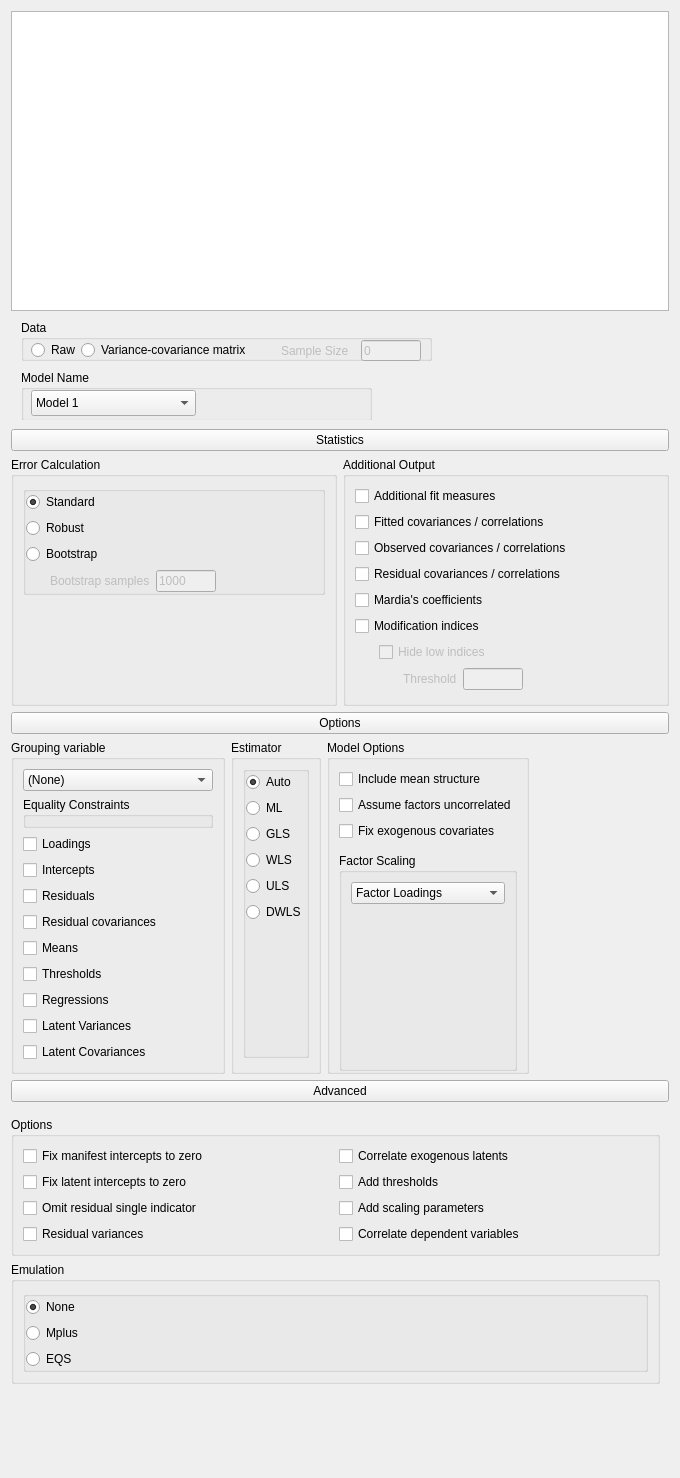
<?xml version="1.0" encoding="UTF-8"?>
<ui version="4.0">
 <class>SEMSimpleForm</class>
 <widget class="QWidget" name="SEMSimpleForm">
  <property name="geometry">
   <rect>
    <x>0</x>
    <y>0</y>
    <width>680</width>
    <height>1478</height>
   </rect>
  </property>
  <property name="sizePolicy">
   <sizepolicy hsizetype="Fixed" vsizetype="Preferred">
    <horstretch>0</horstretch>
    <verstretch>0</verstretch>
   </sizepolicy>
  </property>
  <property name="minimumSize">
   <size>
    <width>500</width>
    <height>0</height>
   </size>
  </property>
  <property name="windowTitle">
   <string>Form</string>
  </property>
  <layout class="QGridLayout" name="gridLayout_23">
   <property name="verticalSpacing">
    <number>0</number>
   </property>
   <item row="3" column="0">
    <widget class="QWidget" name="widget_9" native="true">
     <property name="sizePolicy">
      <sizepolicy hsizetype="Preferred" vsizetype="Preferred">
       <horstretch>0</horstretch>
       <verstretch>0</verstretch>
      </sizepolicy>
     </property>
     <layout class="QGridLayout" name="gridLayout_18">
      <property name="leftMargin">
       <number>0</number>
      </property>
      <property name="topMargin">
       <number>3</number>
      </property>
      <property name="rightMargin">
       <number>0</number>
      </property>
      <property name="bottomMargin">
       <number>3</number>
      </property>
      <item row="0" column="0">
       <widget class="ExpanderButton" name="pushButton_2">
        <property name="sizePolicy">
         <sizepolicy hsizetype="Expanding" vsizetype="Fixed">
          <horstretch>0</horstretch>
          <verstretch>0</verstretch>
         </sizepolicy>
        </property>
        <property name="text">
         <string>Options</string>
        </property>
       </widget>
      </item>
      <item row="1" column="0">
       <widget class="QWidget" name="containerOptions" native="true">
        <property name="sizePolicy">
         <sizepolicy hsizetype="Fixed" vsizetype="Fixed">
          <horstretch>0</horstretch>
          <verstretch>0</verstretch>
         </sizepolicy>
        </property>
        <layout class="QGridLayout" name="gridLayout_12">
         <property name="leftMargin">
          <number>0</number>
         </property>
         <property name="topMargin">
          <number>0</number>
         </property>
         <property name="rightMargin">
          <number>0</number>
         </property>
         <property name="bottomMargin">
          <number>0</number>
         </property>
         <item row="0" column="2">
          <widget class="GroupBox" name="groupBox_5">
           <property name="title">
            <string>Model Options</string>
           </property>
           <layout class="QGridLayout" name="gridLayout_16">
            <property name="bottomMargin">
             <number>0</number>
            </property>
            <item row="3" column="0">
             <widget class="QWidget" name="widget_13" native="true">
              <property name="maximumSize">
               <size>
                <width>16777215</width>
                <height>4</height>
               </size>
              </property>
             </widget>
            </item>
            <item row="4" column="0">
             <widget class="GroupBox" name="groupBox_6">
              <property name="title">
               <string>Factor Scaling</string>
              </property>
              <layout class="QGridLayout" name="gridLayout_15">
               <property name="bottomMargin">
                <number>13</number>
               </property>
               <item row="0" column="0">
                <widget class="BoundComboBox" name="factorStandardisation">
                 <item>
                  <property name="text">
                   <string>Factor Loadings</string>
                  </property>
                 </item>
                 <item>
                  <property name="text">
                   <string>Residual Variance</string>
                  </property>
                 </item>
                 <item>
                  <property name="text">
                   <string>None</string>
                  </property>
                 </item>
                </widget>
               </item>
               <item row="1" column="0">
                <spacer name="verticalSpacer_3">
                 <property name="orientation">
                  <enum>Qt::Vertical</enum>
                 </property>
                 <property name="sizeHint" stdset="0">
                  <size>
                   <width>20</width>
                   <height>40</height>
                  </size>
                 </property>
                </spacer>
               </item>
              </layout>
             </widget>
            </item>
            <item row="2" column="0">
             <widget class="BoundCheckBox" name="fixExogenousCovariates">
              <property name="text">
               <string>Fix exogenous covariates</string>
              </property>
             </widget>
            </item>
            <item row="1" column="0">
             <widget class="BoundCheckBox" name="assumeFactorsUncorrelated">
              <property name="text">
               <string>Assume factors uncorrelated</string>
              </property>
             </widget>
            </item>
            <item row="0" column="0">
             <widget class="BoundCheckBox" name="includeMeanStructure">
              <property name="text">
               <string>Include mean structure</string>
              </property>
             </widget>
            </item>
           </layout>
          </widget>
         </item>
         <item row="0" column="0">
          <widget class="GroupBox" name="groupBox_7">
           <property name="title">
            <string>Grouping variable</string>
           </property>
           <layout class="QGridLayout" name="gridLayout_17">
            <item row="7" column="0">
             <widget class="BoundCheckBox" name="eq_thresholds">
              <property name="enabled">
               <bool>true</bool>
              </property>
              <property name="text">
               <string>Thresholds</string>
              </property>
             </widget>
            </item>
            <item row="0" column="0">
             <widget class="BoundComboBox" name="groupingVariable">
              <property name="enabled">
               <bool>true</bool>
              </property>
              <property name="minimumSize">
               <size>
                <width>190</width>
                <height>0</height>
               </size>
              </property>
              <item>
               <property name="text">
                <string>(None)</string>
               </property>
              </item>
             </widget>
            </item>
            <item row="1" column="0">
             <widget class="QGroupBox" name="groupBox_8">
              <property name="title">
               <string>Equality Constraints</string>
              </property>
             </widget>
            </item>
            <item row="16" column="0">
             <widget class="BoundCheckBox" name="eq_lvcovariances">
              <property name="enabled">
               <bool>true</bool>
              </property>
              <property name="text">
               <string>Latent Covariances</string>
              </property>
             </widget>
            </item>
            <item row="2" column="0">
             <widget class="BoundCheckBox" name="eq_loadings">
              <property name="enabled">
               <bool>true</bool>
              </property>
              <property name="text">
               <string>Loadings</string>
              </property>
             </widget>
            </item>
            <item row="11" column="0">
             <widget class="BoundCheckBox" name="eq_regressions">
              <property name="enabled">
               <bool>true</bool>
              </property>
              <property name="text">
               <string>Regressions</string>
              </property>
             </widget>
            </item>
            <item row="3" column="0">
             <widget class="BoundCheckBox" name="eq_intercepts">
              <property name="enabled">
               <bool>true</bool>
              </property>
              <property name="text">
               <string>Intercepts</string>
              </property>
             </widget>
            </item>
            <item row="6" column="0">
             <widget class="BoundCheckBox" name="eq_means">
              <property name="enabled">
               <bool>true</bool>
              </property>
              <property name="text">
               <string>Means</string>
              </property>
             </widget>
            </item>
            <item row="14" column="0">
             <widget class="BoundCheckBox" name="eq_variances">
              <property name="enabled">
               <bool>true</bool>
              </property>
              <property name="text">
               <string>Latent Variances</string>
              </property>
             </widget>
            </item>
            <item row="4" column="0">
             <widget class="BoundCheckBox" name="eq_residuals">
              <property name="enabled">
               <bool>true</bool>
              </property>
              <property name="text">
               <string>Residuals</string>
              </property>
             </widget>
            </item>
            <item row="5" column="0">
             <widget class="BoundCheckBox" name="eq_residualcovariances">
              <property name="enabled">
               <bool>true</bool>
              </property>
              <property name="text">
               <string>Residual covariances</string>
              </property>
             </widget>
            </item>
           </layout>
          </widget>
         </item>
         <item row="0" column="1">
          <widget class="GroupBox" name="groupBox_3">
           <property name="title">
            <string>Estimator</string>
           </property>
           <layout class="QGridLayout" name="gridLayout_11">
            <property name="topMargin">
             <number>6</number>
            </property>
            <property name="bottomMargin">
             <number>13</number>
            </property>
            <item row="0" column="0">
             <widget class="BoundGroupBox" name="estimator">
              <layout class="QGridLayout" name="gridLayout_10">
               <property name="leftMargin">
                <number>0</number>
               </property>
               <property name="topMargin">
                <number>0</number>
               </property>
               <property name="rightMargin">
                <number>0</number>
               </property>
               <property name="bottomMargin">
                <number>0</number>
               </property>
               <item row="2" column="0">
                <widget class="QRadioButton" name="_3GLS">
                 <property name="text">
                  <string>GLS</string>
                 </property>
                </widget>
               </item>
               <item row="3" column="0">
                <widget class="QRadioButton" name="_4WLS">
                 <property name="text">
                  <string>WLS</string>
                 </property>
                </widget>
               </item>
               <item row="5" column="0">
                <widget class="QRadioButton" name="_6DWLS">
                 <property name="text">
                  <string>DWLS</string>
                 </property>
                </widget>
               </item>
               <item row="1" column="0">
                <widget class="QRadioButton" name="_2ML">
                 <property name="text">
                  <string>ML</string>
                 </property>
                </widget>
               </item>
               <item row="0" column="0">
                <widget class="QRadioButton" name="_1automatic">
                 <property name="text">
                  <string>Auto</string>
                 </property>
                 <property name="checked">
                  <bool>true</bool>
                 </property>
                </widget>
               </item>
               <item row="4" column="0">
                <widget class="QRadioButton" name="_5ULS">
                 <property name="text">
                  <string>ULS</string>
                 </property>
                </widget>
               </item>
               <item row="6" column="0">
                <spacer name="verticalSpacer_2">
                 <property name="orientation">
                  <enum>Qt::Vertical</enum>
                 </property>
                 <property name="sizeHint" stdset="0">
                  <size>
                   <width>20</width>
                   <height>40</height>
                  </size>
                 </property>
                </spacer>
               </item>
              </layout>
             </widget>
            </item>
           </layout>
          </widget>
         </item>
        </layout>
       </widget>
      </item>
     </layout>
    </widget>
   </item>
   <item row="5" column="0">
    <spacer name="verticalSpacer_4">
     <property name="orientation">
      <enum>Qt::Vertical</enum>
     </property>
     <property name="sizeHint" stdset="0">
      <size>
       <width>20</width>
       <height>40</height>
      </size>
     </property>
    </spacer>
   </item>
   <item row="2" column="0">
    <widget class="QWidget" name="widget_2" native="true">
     <layout class="QGridLayout" name="gridLayout_9">
      <property name="leftMargin">
       <number>0</number>
      </property>
      <property name="rightMargin">
       <number>0</number>
      </property>
      <property name="bottomMargin">
       <number>3</number>
      </property>
      <item row="1" column="0">
       <widget class="QWidget" name="containerStatistics" native="true">
        <layout class="QGridLayout" name="gridLayout_8">
         <property name="leftMargin">
          <number>0</number>
         </property>
         <property name="topMargin">
          <number>0</number>
         </property>
         <property name="rightMargin">
          <number>0</number>
         </property>
         <property name="bottomMargin">
          <number>0</number>
         </property>
         <item row="0" column="1" rowspan="2">
          <widget class="GroupBox" name="groupBox_2">
           <property name="title">
            <string>Additional Output</string>
           </property>
           <layout class="QGridLayout" name="gridLayout_7">
            <property name="bottomMargin">
             <number>13</number>
            </property>
            <item row="8" column="0">
             <widget class="QWidget" name="widget_6" native="true">
              <layout class="QGridLayout" name="gridLayout_6">
               <property name="leftMargin">
                <number>0</number>
               </property>
               <property name="topMargin">
                <number>0</number>
               </property>
               <property name="rightMargin">
                <number>0</number>
               </property>
               <property name="bottomMargin">
                <number>0</number>
               </property>
               <item row="1" column="0">
                <widget class="QWidget" name="containerHideLowIndices" native="true">
                 <property name="enabled">
                  <bool>false</bool>
                 </property>
                 <layout class="QGridLayout" name="gridLayout_5">
                  <property name="leftMargin">
                   <number>24</number>
                  </property>
                  <property name="topMargin">
                   <number>0</number>
                  </property>
                  <property name="rightMargin">
                   <number>0</number>
                  </property>
                  <property name="bottomMargin">
                   <number>0</number>
                  </property>
                  <item row="0" column="0">
                   <widget class="BoundCheckBox" name="outputModificationIndicesHideLowIndices">
                    <property name="text">
                     <string>Hide low indices</string>
                    </property>
                   </widget>
                  </item>
                  <item row="1" column="0">
                   <widget class="QWidget" name="containerThreshold" native="true">
                    <property name="enabled">
                     <bool>false</bool>
                    </property>
                    <layout class="QGridLayout" name="gridLayout_4">
                     <property name="leftMargin">
                      <number>24</number>
                     </property>
                     <property name="topMargin">
                      <number>0</number>
                     </property>
                     <property name="rightMargin">
                      <number>0</number>
                     </property>
                     <property name="bottomMargin">
                      <number>0</number>
                     </property>
                     <item row="0" column="1">
                      <widget class="BoundTextBox" name="outputModificationIndicesHideLowIndicesThreshold">
                       <property name="maximumSize">
                        <size>
                         <width>60</width>
                         <height>16777215</height>
                        </size>
                       </property>
                      </widget>
                     </item>
                     <item row="0" column="0">
                      <widget class="QLabel" name="label_2">
                       <property name="text">
                        <string>Threshold</string>
                       </property>
                      </widget>
                     </item>
                     <item row="0" column="2">
                      <spacer name="horizontalSpacer_2">
                       <property name="orientation">
                        <enum>Qt::Horizontal</enum>
                       </property>
                       <property name="sizeHint" stdset="0">
                        <size>
                         <width>0</width>
                         <height>0</height>
                        </size>
                       </property>
                      </spacer>
                     </item>
                    </layout>
                   </widget>
                  </item>
                 </layout>
                </widget>
               </item>
              </layout>
             </widget>
            </item>
            <item row="4" column="0">
             <widget class="BoundCheckBox" name="outputResidualCovarianceCorrelations">
              <property name="text">
               <string>Residual covariances / correlations</string>
              </property>
             </widget>
            </item>
            <item row="1" column="0">
             <widget class="BoundCheckBox" name="outputAdditionalFitMeasures">
              <property name="text">
               <string>Additional fit measures</string>
              </property>
             </widget>
            </item>
            <item row="3" column="0">
             <widget class="BoundCheckBox" name="outputObservedCovarianceCorrelations">
              <property name="text">
               <string>Observed covariances / correlations</string>
              </property>
             </widget>
            </item>
            <item row="6" column="0">
             <widget class="BoundCheckBox" name="outputModificationIndices">
              <property name="text">
               <string>Modification indices</string>
              </property>
             </widget>
            </item>
            <item row="5" column="0">
             <widget class="BoundCheckBox" name="outputMardiasCoefficients">
              <property name="text">
               <string>Mardia's coefficients</string>
              </property>
             </widget>
            </item>
            <item row="2" column="0">
             <widget class="BoundCheckBox" name="outputFittedCovarianceCorrelations">
              <property name="text">
               <string>Fitted covariances / correlations</string>
              </property>
             </widget>
            </item>
           </layout>
          </widget>
         </item>
         <item row="0" column="0" rowspan="2">
          <widget class="GroupBox" name="groupBox">
           <property name="title">
            <string>Error Calculation</string>
           </property>
           <layout class="QGridLayout" name="gridLayout">
            <item row="0" column="0">
             <widget class="BoundGroupBox" name="errorCalculation">
              <layout class="QGridLayout" name="gridLayout_2">
               <property name="leftMargin">
                <number>0</number>
               </property>
               <property name="topMargin">
                <number>0</number>
               </property>
               <property name="rightMargin">
                <number>0</number>
               </property>
               <property name="bottomMargin">
                <number>0</number>
               </property>
               <item row="0" column="0">
                <widget class="QRadioButton" name="_1standard">
                 <property name="text">
                  <string>Standard</string>
                 </property>
                 <property name="checked">
                  <bool>true</bool>
                 </property>
                </widget>
               </item>
               <item row="1" column="0">
                <widget class="QRadioButton" name="_2robust">
                 <property name="text">
                  <string>Robust</string>
                 </property>
                </widget>
               </item>
               <item row="2" column="0">
                <widget class="QRadioButton" name="_3bootstrap">
                 <property name="text">
                  <string>Bootstrap</string>
                 </property>
                </widget>
               </item>
               <item row="3" column="0">
                <widget class="QWidget" name="containerBootstrapSamples" native="true">
                 <property name="enabled">
                  <bool>false</bool>
                 </property>
                 <layout class="QGridLayout" name="gridLayout_3">
                  <property name="leftMargin">
                   <number>24</number>
                  </property>
                  <property name="topMargin">
                   <number>0</number>
                  </property>
                  <property name="bottomMargin">
                   <number>0</number>
                  </property>
                  <item row="0" column="0">
                   <widget class="QLabel" name="label">
                    <property name="text">
                     <string>Bootstrap samples</string>
                    </property>
                   </widget>
                  </item>
                  <item row="0" column="1">
                   <widget class="BoundTextBox" name="errorCalculationBootstrapSamples">
                    <property name="maximumSize">
                     <size>
                      <width>60</width>
                      <height>16777215</height>
                     </size>
                    </property>
                    <property name="text">
                     <string>1000</string>
                    </property>
                   </widget>
                  </item>
                  <item row="0" column="2">
                   <spacer name="horizontalSpacer">
                    <property name="orientation">
                     <enum>Qt::Horizontal</enum>
                    </property>
                    <property name="sizeHint" stdset="0">
                     <size>
                      <width>0</width>
                      <height>20</height>
                     </size>
                    </property>
                   </spacer>
                  </item>
                 </layout>
                </widget>
               </item>
              </layout>
             </widget>
            </item>
            <item row="1" column="0">
             <spacer name="verticalSpacer">
              <property name="orientation">
               <enum>Qt::Vertical</enum>
              </property>
              <property name="sizeHint" stdset="0">
               <size>
                <width>20</width>
                <height>40</height>
               </size>
              </property>
             </spacer>
            </item>
           </layout>
          </widget>
         </item>
        </layout>
       </widget>
      </item>
      <item row="0" column="0">
       <widget class="ExpanderButton" name="pushButton">
        <property name="text">
         <string>Statistics</string>
        </property>
       </widget>
      </item>
     </layout>
    </widget>
   </item>
   <item row="0" column="0">
    <widget class="QWidget" name="topWidget" native="true">
     <layout class="QGridLayout" name="gridLayout_20">
      <property name="leftMargin">
       <number>0</number>
      </property>
      <property name="topMargin">
       <number>0</number>
      </property>
      <property name="rightMargin">
       <number>0</number>
      </property>
      <item row="0" column="0">
       <widget class="BoundTextEdit" name="model">
        <property name="minimumSize">
         <size>
          <width>0</width>
          <height>300</height>
         </size>
        </property>
       </widget>
      </item>
     </layout>
    </widget>
   </item>
   <item row="4" column="0">
    <widget class="QWidget" name="widget_3" native="true">
     <layout class="QGridLayout" name="gridLayout_22">
      <property name="leftMargin">
       <number>0</number>
      </property>
      <property name="topMargin">
       <number>3</number>
      </property>
      <property name="rightMargin">
       <number>0</number>
      </property>
      <property name="bottomMargin">
       <number>3</number>
      </property>
      <item row="0" column="0">
       <widget class="ExpanderButton" name="pushButton_3">
        <property name="sizePolicy">
         <sizepolicy hsizetype="Expanding" vsizetype="Fixed">
          <horstretch>0</horstretch>
          <verstretch>0</verstretch>
         </sizepolicy>
        </property>
        <property name="text">
         <string>Advanced</string>
        </property>
       </widget>
      </item>
      <item row="1" column="0">
       <widget class="QWidget" name="containerAdvanced" native="true">
        <layout class="QGridLayout" name="gridLayout_21">
         <property name="leftMargin">
          <number>0</number>
         </property>
         <property name="bottomMargin">
          <number>0</number>
         </property>
         <item row="0" column="0">
          <widget class="GroupBox" name="groupBox_16">
           <property name="title">
            <string>Options</string>
           </property>
           <layout class="QGridLayout" name="gridLayout_19">
            <item row="0" column="0">
             <widget class="BoundCheckBox" name="fixManifestInterceptsToZero">
              <property name="text">
               <string>Fix manifest intercepts to zero</string>
              </property>
             </widget>
            </item>
            <item row="0" column="1">
             <widget class="BoundCheckBox" name="correlateExogenousLatents">
              <property name="text">
               <string>Correlate exogenous latents</string>
              </property>
             </widget>
            </item>
            <item row="1" column="0">
             <widget class="BoundCheckBox" name="fixLatentInterceptsToZero">
              <property name="text">
               <string>Fix latent intercepts to zero</string>
              </property>
             </widget>
            </item>
            <item row="1" column="1">
             <widget class="BoundCheckBox" name="addThresholds">
              <property name="text">
               <string>Add thresholds</string>
              </property>
             </widget>
            </item>
            <item row="2" column="0">
             <widget class="BoundCheckBox" name="omitResidualSingleIndicator">
              <property name="text">
               <string>Omit residual single indicator</string>
              </property>
             </widget>
            </item>
            <item row="2" column="1">
             <widget class="BoundCheckBox" name="addScalingParameters">
              <property name="text">
               <string>Add scaling parameters</string>
              </property>
             </widget>
            </item>
            <item row="3" column="0">
             <widget class="BoundCheckBox" name="residualVariances">
              <property name="text">
               <string>Residual variances</string>
              </property>
             </widget>
            </item>
            <item row="3" column="1">
             <widget class="BoundCheckBox" name="correlateDependentVariables">
              <property name="text">
               <string>Correlate dependent variables</string>
              </property>
             </widget>
            </item>
           </layout>
          </widget>
         </item>
         <item row="1" column="0">
          <widget class="GroupBox" name="groupBox_4">
           <property name="title">
            <string>Emulation</string>
           </property>
           <layout class="QGridLayout" name="gridLayout_13">
            <item row="0" column="0">
             <widget class="BoundGroupBox" name="emulation">
              <layout class="QGridLayout" name="gridLayout_14">
               <property name="leftMargin">
                <number>0</number>
               </property>
               <property name="topMargin">
                <number>0</number>
               </property>
               <property name="rightMargin">
                <number>0</number>
               </property>
               <property name="bottomMargin">
                <number>0</number>
               </property>
               <item row="0" column="0">
                <widget class="QRadioButton" name="_1none">
                 <property name="text">
                  <string>None</string>
                 </property>
                 <property name="checked">
                  <bool>true</bool>
                 </property>
                </widget>
               </item>
               <item row="2" column="0">
                <widget class="QRadioButton" name="_3EQS">
                 <property name="text">
                  <string>EQS</string>
                 </property>
                </widget>
               </item>
               <item row="1" column="0">
                <widget class="QRadioButton" name="_2Mplus">
                 <property name="text">
                  <string>Mplus</string>
                 </property>
                </widget>
               </item>
              </layout>
             </widget>
            </item>
           </layout>
          </widget>
         </item>
        </layout>
       </widget>
      </item>
     </layout>
    </widget>
   </item>
   <item row="1" column="0">
    <widget class="QWidget" name="DataContainer" native="true">
     <property name="minimumSize">
      <size>
       <width>0</width>
       <height>100</height>
      </size>
     </property>
     <widget class="BoundGroupBox" name="Data">
      <property name="geometry">
       <rect>
        <x>10</x>
        <y>0</y>
        <width>411</width>
        <height>41</height>
       </rect>
      </property>
      <property name="title">
       <string>Data</string>
      </property>
      <widget class="QRadioButton" name="Raw">
       <property name="geometry">
        <rect>
         <x>10</x>
         <y>20</y>
         <width>100</width>
         <height>20</height>
        </rect>
       </property>
       <property name="text">
        <string>Raw</string>
       </property>
      </widget>
      <widget class="QRadioButton" name="VarCov">
       <property name="geometry">
        <rect>
         <x>60</x>
         <y>20</y>
         <width>201</width>
         <height>20</height>
        </rect>
       </property>
       <property name="text">
        <string>Variance-covariance matrix</string>
       </property>
      </widget>
      <widget class="BoundTextBox" name="SampleSize">
       <property name="enabled">
        <bool>false</bool>
       </property>
       <property name="geometry">
        <rect>
         <x>340</x>
         <y>20</y>
         <width>60</width>
         <height>21</height>
        </rect>
       </property>
       <property name="maximumSize">
        <size>
         <width>60</width>
         <height>16777215</height>
        </size>
       </property>
       <property name="text">
        <string>0</string>
       </property>
      </widget>
      <widget class="QLabel" name="SampleText">
       <property name="enabled">
        <bool>false</bool>
       </property>
       <property name="geometry">
        <rect>
         <x>260</x>
         <y>20</y>
         <width>113</width>
         <height>21</height>
        </rect>
       </property>
       <property name="text">
        <string>Sample Size</string>
       </property>
      </widget>
     </widget>
     <widget class="BoundGroupBox" name="groupBox_9">
      <property name="geometry">
       <rect>
        <x>10</x>
        <y>50</y>
        <width>351</width>
        <height>51</height>
       </rect>
      </property>
      <property name="title">
       <string>Model Name</string>
      </property>
      <widget class="BoundComboBox" name="modelName">
       <property name="geometry">
        <rect>
         <x>10</x>
         <y>20</y>
         <width>165</width>
         <height>26</height>
        </rect>
       </property>
       <item>
        <property name="text">
         <string>Model 1</string>
        </property>
       </item>
       <item>
        <property name="text">
         <string>Model 2</string>
        </property>
       </item>
       <item>
        <property name="text">
         <string>Model 3</string>
        </property>
       </item>
       <item>
        <property name="text">
         <string>Model 4</string>
        </property>
       </item>
       <item>
        <property name="text">
         <string>Model 5</string>
        </property>
       </item>
       <item>
        <property name="text">
         <string>Model 6</string>
        </property>
       </item>
       <item>
        <property name="text">
         <string>Model 7</string>
        </property>
       </item>
       <item>
        <property name="text">
         <string>Model 8</string>
        </property>
       </item>
       <item>
        <property name="text">
         <string>Model 9</string>
        </property>
       </item>
      </widget>
     </widget>
    </widget>
   </item>
  </layout>
 </widget>
 <customwidgets>
  <customwidget>
   <class>BoundTextBox</class>
   <extends>QLineEdit</extends>
   <header>widgets/boundtextbox.h</header>
  </customwidget>
  <customwidget>
   <class>BoundGroupBox</class>
   <extends>QGroupBox</extends>
   <header>widgets/boundgroupbox.h</header>
   <container>1</container>
  </customwidget>
  <customwidget>
   <class>ExpanderButton</class>
   <extends>QPushButton</extends>
   <header>widgets/expanderbutton.h</header>
  </customwidget>
  <customwidget>
   <class>BoundCheckBox</class>
   <extends>QCheckBox</extends>
   <header>widgets/boundcheckbox.h</header>
  </customwidget>
  <customwidget>
   <class>BoundComboBox</class>
   <extends>QComboBox</extends>
   <header>widgets/boundcombobox.h</header>
  </customwidget>
  <customwidget>
   <class>GroupBox</class>
   <extends>QGroupBox</extends>
   <header>widgets/groupbox.h</header>
   <container>1</container>
  </customwidget>
  <customwidget>
   <class>BoundTextEdit</class>
   <extends>QPlainTextEdit</extends>
   <header>widgets/boundtextedit.h</header>
  </customwidget>
 </customwidgets>
 <tabstops>
  <tabstop>model</tabstop>
  <tabstop>Raw</tabstop>
  <tabstop>VarCov</tabstop>
  <tabstop>SampleSize</tabstop>
  <tabstop>modelName</tabstop>
  <tabstop>pushButton</tabstop>
  <tabstop>_1standard</tabstop>
  <tabstop>_2robust</tabstop>
  <tabstop>_3bootstrap</tabstop>
  <tabstop>errorCalculationBootstrapSamples</tabstop>
  <tabstop>outputAdditionalFitMeasures</tabstop>
  <tabstop>outputFittedCovarianceCorrelations</tabstop>
  <tabstop>outputObservedCovarianceCorrelations</tabstop>
  <tabstop>outputResidualCovarianceCorrelations</tabstop>
  <tabstop>outputMardiasCoefficients</tabstop>
  <tabstop>outputModificationIndices</tabstop>
  <tabstop>outputModificationIndicesHideLowIndices</tabstop>
  <tabstop>outputModificationIndicesHideLowIndicesThreshold</tabstop>
  <tabstop>pushButton_2</tabstop>
  <tabstop>groupingVariable</tabstop>
  <tabstop>eq_loadings</tabstop>
  <tabstop>eq_intercepts</tabstop>
  <tabstop>eq_residuals</tabstop>
  <tabstop>eq_residualcovariances</tabstop>
  <tabstop>eq_means</tabstop>
  <tabstop>eq_thresholds</tabstop>
  <tabstop>eq_regressions</tabstop>
  <tabstop>eq_variances</tabstop>
  <tabstop>eq_lvcovariances</tabstop>
  <tabstop>_1automatic</tabstop>
  <tabstop>_2ML</tabstop>
  <tabstop>_3GLS</tabstop>
  <tabstop>_4WLS</tabstop>
  <tabstop>_5ULS</tabstop>
  <tabstop>_6DWLS</tabstop>
  <tabstop>includeMeanStructure</tabstop>
  <tabstop>assumeFactorsUncorrelated</tabstop>
  <tabstop>fixExogenousCovariates</tabstop>
  <tabstop>factorStandardisation</tabstop>
  <tabstop>pushButton_3</tabstop>
  <tabstop>fixManifestInterceptsToZero</tabstop>
  <tabstop>fixLatentInterceptsToZero</tabstop>
  <tabstop>omitResidualSingleIndicator</tabstop>
  <tabstop>residualVariances</tabstop>
  <tabstop>correlateExogenousLatents</tabstop>
  <tabstop>addThresholds</tabstop>
  <tabstop>addScalingParameters</tabstop>
  <tabstop>correlateDependentVariables</tabstop>
  <tabstop>_1none</tabstop>
  <tabstop>_2Mplus</tabstop>
  <tabstop>_3EQS</tabstop>
 </tabstops>
 <resources/>
 <connections>
  <connection>
   <sender>outputModificationIndices</sender>
   <signal>toggled(bool)</signal>
   <receiver>containerHideLowIndices</receiver>
   <slot>setEnabled(bool)</slot>
   <hints>
    <hint type="sourcelabel">
     <x>482</x>
     <y>493</y>
    </hint>
    <hint type="destinationlabel">
     <x>478</x>
     <y>533</y>
    </hint>
   </hints>
  </connection>
  <connection>
   <sender>outputModificationIndicesHideLowIndices</sender>
   <signal>toggled(bool)</signal>
   <receiver>containerThreshold</receiver>
   <slot>setEnabled(bool)</slot>
   <hints>
    <hint type="sourcelabel">
     <x>488</x>
     <y>519</y>
    </hint>
    <hint type="destinationlabel">
     <x>484</x>
     <y>546</y>
    </hint>
   </hints>
  </connection>
  <connection>
   <sender>VarCov</sender>
   <signal>toggled(bool)</signal>
   <receiver>SampleSize</receiver>
   <slot>setEnabled(bool)</slot>
   <hints>
    <hint type="sourcelabel">
     <x>292</x>
     <y>353</y>
    </hint>
    <hint type="destinationlabel">
     <x>571</x>
     <y>354</y>
    </hint>
   </hints>
  </connection>
  <connection>
   <sender>VarCov</sender>
   <signal>toggled(bool)</signal>
   <receiver>SampleText</receiver>
   <slot>setEnabled(bool)</slot>
   <hints>
    <hint type="sourcelabel">
     <x>292</x>
     <y>353</y>
    </hint>
    <hint type="destinationlabel">
     <x>478</x>
     <y>354</y>
    </hint>
   </hints>
  </connection>
  <connection>
   <sender>_3bootstrap</sender>
   <signal>toggled(bool)</signal>
   <receiver>containerBootstrapSamples</receiver>
   <slot>setEnabled(bool)</slot>
   <hints>
    <hint type="sourcelabel">
     <x>174</x>
     <y>553</y>
    </hint>
    <hint type="destinationlabel">
     <x>175</x>
     <y>580</y>
    </hint>
   </hints>
  </connection>
 </connections>
</ui>
